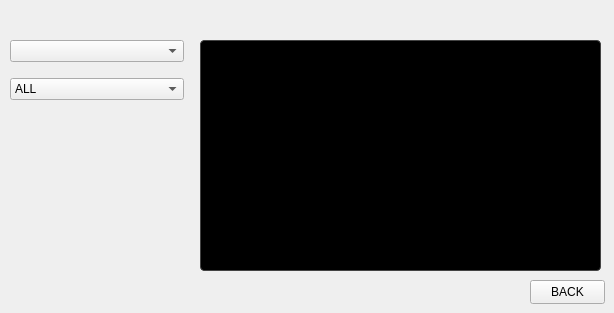
    <widget class="QWidget" name="VIewStatsPage">
     <widget class="QPushButton" name="BackStats">
      <property name="geometry">
       <rect>
        <x>530</x>
        <y>280</y>
        <width>75</width>
        <height>24</height>
       </rect>
      </property>
      <property name="text">
       <string>BACK</string>
      </property>
     </widget>
     <widget class="QTextEdit" name="StatsInfo">
      <property name="geometry">
       <rect>
        <x>200</x>
        <y>40</y>
        <width>401</width>
        <height>231</height>
       </rect>
      </property>
      <property name="styleSheet">
       <string notr="true">QWidget {
    background-color: #000000;
    color: #FFFFFF;
}

/* Labels (text and images) */
QLabel {
    color: #FFFFFF;
    padding: 8px;                 /* padding around text or pixmap */
    qproperty-alignment: AlignLeft;
}

/* Optional alignment helpers: set widget-&gt;setProperty(&quot;align&quot;, &quot;...&quot;) */
QLabel[align=&quot;left&quot;]   { qproperty-alignment: AlignLeft; }
QLabel[align=&quot;center&quot;] { qproperty-alignment: AlignCenter; }
QLabel[align=&quot;right&quot;]  { qproperty-alignment: AlignRight; }

QLineEdit, QTextEdit, QPlainTextEdit, QSpinBox, QDoubleSpinBox, QComboBox {
    background-color: #000000;
    color: #FFFFFF;
    border: 1px solid #FFD400;    /* yellow accent */
    border-radius: 4px;
    padding: 6px 8px;
    selection-background-color: #FFD400;
    selection-color: #000000;
}

QLineEdit[align=&quot;left&quot;]   { qproperty-alignment: AlignLeft; }
QLineEdit[align=&quot;center&quot;] { qproperty-alignment: AlignCenter; }
QLineEdit[align=&quot;right&quot;]  { qproperty-alignment: AlignRight; }

/* Buttons */
QPushButton {
    background-color: #FFD400;    /* yellow */
    color: #000000;               /* black text */
    border: 1px solid #FFD400;
    border-radius: 4px;
    padding: 6px 12px;
    font-weight: 600;
}
QPushButton:hover  { background-color: #FFE34D; }
QPushButton:pressed{ background-color: #E6BF00; }
QPushButton:disabled {
    background-color: #2A2A2A;
    color: #777777;
    border-color: #2A2A2A;
}

/* Group boxes and frames */
QGroupBox {
    border: 1px solid #FFD400;
    border-radius: 6px;
    margin-top: 10px;
    padding: 8px;
    color: #FFFFFF;
}
QGroupBox::title {
    subcontrol-origin: margin;
    subcontrol-position: top left;
    padding: 0 6px;
    color: #FFD400;
}

QFrame {
    border: 1px solid #444444;
    border-radius: 4px;
}

/* Lists and tables */
QListView, QTreeView, QTableView {
    background-color: #000000;
    color: #FFFFFF;
    alternate-background-color: #111111;
    selection-background-color: #FFD400;
    selection-color: #000000;
}
QHeaderView::section {
    background-color: #222222;
    color: #FFFFFF;
    border: 1px solid #444444;
    padding: 6px 8px;
}

/* Tooltips */
QToolTip {
    background-color: #FFD400;
    color: #000000;
    border: 1px solid #FFD400;
    padding: 6px 8px;
}

/* Checkboxes and radio buttons */
QCheckBox, QRadioButton {
    color: #FFFFFF;
    padding: 4px;
}
QCheckBox::indicator, QRadioButton::indicator {
    width: 14px;
    height: 14px;
}
QCheckBox::indicator:checked, QRadioButton::indicator:checked {
    background-color: #FFD400;
    border: 1px solid #FFD400;
}
QCheckBox::indicator:unchecked, QRadioButton::indicator:unchecked {
    background-color: #000000;
    border: 1px solid #FFFFFF;
}
</string>
      </property>
      <property name="autoFormatting">
       <set>QTextEdit::AutoFormattingFlag::AutoAll</set>
      </property>
      <property name="tabChangesFocus">
       <bool>true</bool>
      </property>
      <property name="html">
       <string>&lt;!DOCTYPE HTML PUBLIC &quot;-//W3C//DTD HTML 4.0//EN&quot; &quot;http://www.w3.org/TR/REC-html40/strict.dtd&quot;&gt;
&lt;html&gt;&lt;head&gt;&lt;meta name=&quot;qrichtext&quot; content=&quot;1&quot; /&gt;&lt;meta charset=&quot;utf-8&quot; /&gt;&lt;style type=&quot;text/css&quot;&gt;
p, li { white-space: pre-wrap; }
hr { height: 1px; border-width: 0; }
li.unchecked::marker { content: &quot;\2610&quot;; }
li.checked::marker { content: &quot;\2612&quot;; }
&lt;/style&gt;&lt;/head&gt;&lt;body style=&quot; font-family:'Segoe UI'; font-size:9pt; font-weight:400; font-style:normal;&quot;&gt;
&lt;p align=&quot;center&quot; style=&quot;-qt-paragraph-type:empty; margin-top:0px; margin-bottom:0px; margin-left:0px; margin-right:0px; -qt-block-indent:0; text-indent:0px;&quot;&gt;&lt;br /&gt;&lt;/p&gt;&lt;/body&gt;&lt;/html&gt;</string>
      </property>
     </widget>
     <widget class="QWidget" name="verticalLayoutWidget_4">
      <property name="geometry">
       <rect>
        <x>10</x>
        <y>30</y>
        <width>174</width>
        <height>81</height>
       </rect>
      </property>
      <layout class="QVBoxLayout" name="verticalLayout_6">
       <item>
        <widget class="QComboBox" name="TeamSelectStats"/>
       </item>
       <item>
        <widget class="QComboBox" name="StatsMap">
         <item>
          <property name="text">
           <string>ALL</string>
          </property>
         </item>
         <item>
          <property name="text">
           <string>ANTARCTIC</string>
          </property>
         </item>
         <item>
          <property name="text">
           <string>BUSAN</string>
          </property>
         </item>
         <item>
          <property name="text">
           <string>ILIOS</string>
          </property>
         </item>
         <item>
          <property name="text">
           <string>LIJANG</string>
          </property>
         </item>
         <item>
          <property name="text">
           <string>NEPAL</string>
          </property>
         </item>
         <item>
          <property name="text">
           <string>OASIS</string>
          </property>
         </item>
         <item>
          <property name="text">
           <string>SAMOA</string>
          </property>
         </item>
         <item>
          <property name="text">
           <string>CIRCUIT</string>
          </property>
         </item>
         <item>
          <property name="text">
           <string>DORADO</string>
          </property>
         </item>
         <item>
          <property name="text">
           <string>HAVANA</string>
          </property>
         </item>
         <item>
          <property name="text">
           <string>JUNKERTOWN</string>
          </property>
         </item>
         <item>
          <property name="text">
           <string>RIALTO</string>
          </property>
         </item>
         <item>
          <property name="text">
           <string>ROUTE66</string>
          </property>
         </item>
         <item>
          <property name="text">
           <string>SHAMBALI</string>
          </property>
         </item>
         <item>
          <property name="text">
           <string>GIB</string>
          </property>
         </item>
         <item>
          <property name="text">
           <string>AATLIS</string>
          </property>
         </item>
         <item>
          <property name="text">
           <string>NEW JUNK CITY</string>
          </property>
         </item>
         <item>
          <property name="text">
           <string>SURAVASA</string>
          </property>
         </item>
         <item>
          <property name="text">
           <string>BLIZZARD WORLD</string>
          </property>
         </item>
         <item>
          <property name="text">
           <string>EICHENWALDE</string>
          </property>
         </item>
         <item>
          <property name="text">
           <string>HOLLYWOOD</string>
          </property>
         </item>
         <item>
          <property name="text">
           <string>KING'S ROW</string>
          </property>
         </item>
         <item>
          <property name="text">
           <string>MIDTOWN</string>
          </property>
         </item>
         <item>
          <property name="text">
           <string>NUMBANI</string>
          </property>
         </item>
         <item>
          <property name="text">
           <string>PARAISO</string>
          </property>
         </item>
         <item>
          <property name="text">
           <string>COLOSSEO</string>
          </property>
         </item>
         <item>
          <property name="text">
           <string>ESPERANCA</string>
          </property>
         </item>
         <item>
          <property name="text">
           <string>NEW QUEEN STREET</string>
          </property>
         </item>
         <item>
          <property name="text">
           <string>RUNASAPI</string>
          </property>
         </item>
        </widget>
       </item>
      </layout>
     </widget>
    </widget>
